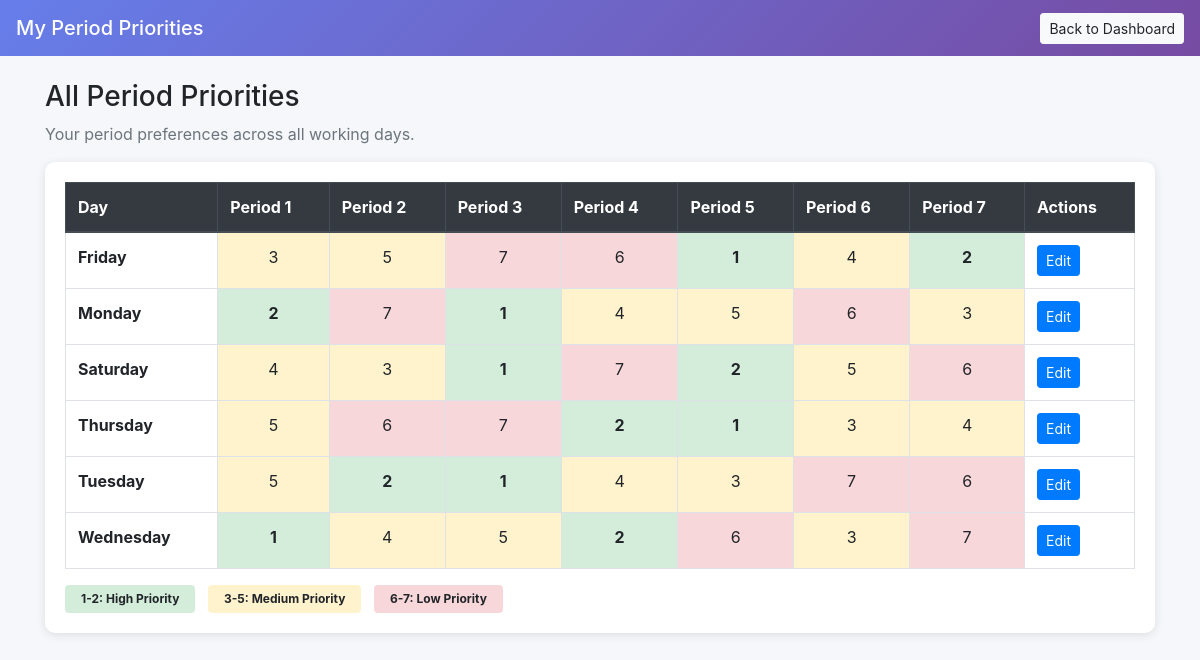
The app's page /instructor/view-priorities/ (signed in) with its own data.
### SchedulerApp/models.py (models this page shows, shortened)
class InstructorPriority(models.Model):
    instructor = models.ForeignKey(Instructor, on_delete=models.CASCADE, related_name='priorities')
    day = models.CharField(max_length=15, choices=DAYS_OF_WEEK)
    period_1_priority = models.IntegerField(validators=[MinValueValidator(1), MaxValueValidator(7)], default=1)
    period_2_priority = models.IntegerField(validators=[MinValueValidator(1), MaxValueValidator(7)], default=2)
    period_3_priority = models.IntegerField(validators=[MinValueValidator(1), MaxValueValidator(7)], default=3)
    period_4_priority = models.IntegerField(validators=[MinValueValidator(1), MaxValueValidator(7)], default=4)
    period_5_priority = models.IntegerField(validators=[MinValueValidator(1), MaxValueValidator(7)], default=5)
    period_6_priority = models.IntegerField(validators=[MinValueValidator(1), MaxValueValidator(7)], default=6)
    period_7_priority = models.IntegerField(validators=[MinValueValidator(1), MaxValueValidator(7)], default=7)
    class Meta:
        unique_together = ['instructor', 'day']
        ordering = ['instructor', 'day']

### SchedulerApp/views.py (the view)
# urls.py: path('instructor/view-priorities/', instructor_view_priorities, name='instructor_view_priorities'),
@login_required
def instructor_view_priorities(request):
    try:
        instructor = Instructor.objects.get(user=request.user)
    except Instructor.DoesNotExist:
        messages.error(request, 'Instructor profile not found')
        return redirect('home')
    priorities = InstructorPriority.objects.filter(instructor=instructor).order_by('day')
    context = {
        'instructor': instructor,
        'priorities': priorities,
        'time_slots': TIME_SLOTS
    }
    return render(request, 'instructor_view_priorities.html', context)

### templates/instructor_view_priorities.html (shortened to what this page needs)
{% load static %}
<!DOCTYPE html>
<html lang="en">
<head>
    <link rel="stylesheet" href="https://stackpath.bootstrapcdn.com/bootstrap/4.5.2/css/bootstrap.min.css">
</head>
<body>
    <nav class="navbar navbar-dark">
        <span class="navbar-brand mb-0 h1">My Period Priorities</span>
        <a href="{% url 'instructor_dashboard' %}" class="btn btn-light btn-sm">Back to Dashboard</a>
    </nav>
    <div class="container mt-4">
        <h3>All Period Priorities</h3>
        <p class="text-muted">Your period preferences across all working days.</p>
        {% if priorities %}
            <div class="priority-table">
                <table class="table table-bordered">
                    <thead class="thead-dark">
                        <tr>
                            <th>Day</th>
                            <th>Period 1</th>
                            <th>Period 2</th>
                            <th>Period 3</th>
                            <th>Period 4</th>
                            <th>Period 5</th>
                            <th>Period 6</th>
                            <th>Period 7</th>
                            <th>Actions</th>
                        </tr>
                    </thead>
                    <tbody>
                        {% for priority in priorities %}
                            <tr>
                                <td><strong>{{ priority.day }}</strong></td>
                                <td class="text-center {% if priority.period_1_priority <= 2 %}priority-high{% elif priority.period_1_priority <= 5 %}priority-medium{% else %}priority-low{% endif %}">
                                    {{ priority.period_1_priority }}
                                </td>
                                <td class="text-center {% if priority.period_2_priority <= 2 %}priority-high{% elif priority.period_2_priority <= 5 %}priority-medium{% else %}priority-low{% endif %}">
                                    {{ priority.period_2_priority }}
                                </td>
                                <td class="text-center {% if priority.period_3_priority <= 2 %}priority-high{% elif priority.period_3_priority <= 5 %}priority-medium{% else %}priority-low{% endif %}">
                                    {{ priority.period_3_priority }}
                                </td>
                                <td class="text-center {% if priority.period_4_priority <= 2 %}priority-high{% elif priority.period_4_priority <= 5 %}priority-medium{% else %}priority-low{% endif %}">
                                    {{ priority.period_4_priority }}
                                </td>
                                <td class="text-center {% if priority.period_5_priority <= 2 %}priority-high{% elif priority.period_5_priority <= 5 %}priority-medium{% else %}priority-low{% endif %}">
                                    {{ priority.period_5_priority }}
                                </td>
                                <td class="text-center {% if priority.period_6_priority <= 2 %}priority-high{% elif priority.period_6_priority <= 5 %}priority-medium{% else %}priority-low{% endif %}">
                                    {{ priority.period_6_priority }}
                                </td>
                                <td class="text-center {% if priority.period_7_priority <= 2 %}priority-high{% elif priority.period_7_priority <= 5 %}priority-medium{% else %}priority-low{% endif %}">
                                    {{ priority.period_7_priority }}
                                </td>
                                <td>
                                    <a href="{% url 'instructor_set_priorities' %}?day={{ priority.day }}" class="btn btn-sm btn-primary">Edit</a>
                                </td>
                            </tr>
                        {% endfor %}
                    </tbody>
                </table>
                <div class="mt-3">
                    <span class="badge priority-high px-3 py-2">1-2: High Priority</span>
                    <span class="badge priority-medium px-3 py-2 ml-2">3-5: Medium Priority</span>
                    <span class="badge priority-low px-3 py-2 ml-2">6-7: Low Priority</span>
                </div>
            </div>
        {% else %}
            <div class="alert alert-warning">
                You haven't set any priorities yet. <a href="{% url 'instructor_set_priorities' %}">Set your priorities now</a>.
            </div>
        {% endif %}
    </div>
</body>
</html>

### templates/instructor_view_priorities.html (style rules this page uses)
body { background: #f5f7fa; }
.navbar { background: linear-gradient(135deg, #667eea 0%, #764ba2 100%); }
.priority-table { background: white; padding: 20px; border-radius: 10px; box-shadow: 0 2px 10px rgba(0,0,0,0.1); }
.priority-high { background-color: #d4edda; font-weight: bold; }
.priority-medium { background-color: #fff3cd; }
.priority-low { background-color: #f8d7da; }

### records on screen
InstructorPriority: day "Friday", period_1_priority "3", period_2_priority "5", period_3_priority "7", period_4_priority "6", period_5_priority "1", period_6_priority "4", period_7_priority "2"
InstructorPriority: day "Monday", period_1_priority "2", period_2_priority "7", period_3_priority "1", period_4_priority "4", period_5_priority "5", period_6_priority "6", period_7_priority "3"
InstructorPriority: day "Saturday", period_1_priority "4", period_2_priority "3", period_3_priority "1", period_4_priority "7", period_5_priority "2", period_6_priority "5", period_7_priority "6"
InstructorPriority: day "Thursday", period_1_priority "5", period_2_priority "6", period_3_priority "7", period_4_priority "2", period_5_priority "1", period_6_priority "3", period_7_priority "4"
InstructorPriority: day "Tuesday", period_1_priority "5", period_2_priority "2", period_3_priority "1", period_4_priority "4", period_5_priority "3", period_6_priority "7", period_7_priority "6"
InstructorPriority: day "Wednesday", period_1_priority "1", period_2_priority "4", period_3_priority "5", period_4_priority "2", period_5_priority "6", period_6_priority "3", period_7_priority "7"
